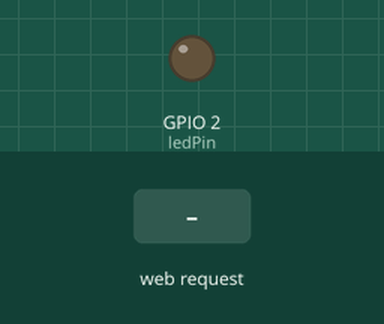
Simulated run of this program. Board: ESP32. On the bench: output pins drawn as LEDs (lit = HIGH). The inputs (shaded band) are chosen by the test bench. WiFi joins after 1.5 s; servers stay silent unless stated; what the program prints to the serial monitor is not drawn.

Above: at 2.7 s.
2.8 s: HTTP request GET /set?val=1 received
At 3.3 s:
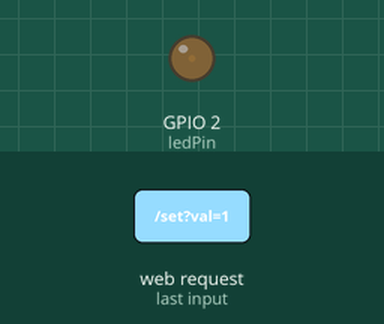
4.3 s: HTTP request GET /set?val=120 received
At 5.6 s:
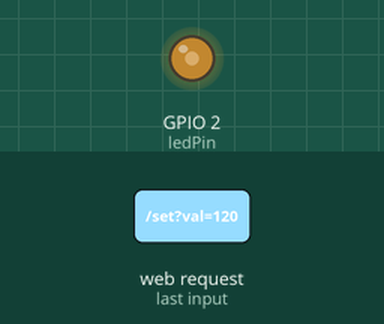
Timing chart, 0 to 7.3 s (numbered marks = the images above; inputs shaded):
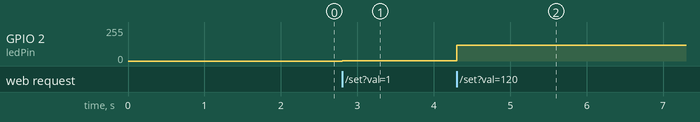

The program:

main.cpp
```cpp
#include <Arduino.h>
#include <WiFi.h>
#include <WebServer.h>

// Replace with your network credentials
const char* ssid = "Galaxy M214BA4";
const char* password = "123412346790";

// Start web server on standard HTTP port 80
WebServer server(80);

// Use the ESP32's built-in LED (usually GPIO 2)
const int ledPin = 2;

// PWM Configuration for ESP32
const int pwmFreq = 5000;
const int pwmChannel = 0;
const int pwmResolution = 8; // 8-bit resolution means values from 0 to 255

// Function to generate the HTML page with a slider
String getHtml() {
  String html = "<!DOCTYPE html><html>";
  html += "<head><meta name=\"viewport\" content=\"width=device-width, initial-scale=1\">";
  html += "<style>body{font-family: Arial, sans-serif; text-align: center; margin-top: 50px;}";
  html += "input[type=range] { width: 80%; margin: 30px 0; }</style></head>";
  html += "<body><h1>ESP32 Brightness Control</h1>";
  html += "<p>Brightness Level: <strong id=\"bval\">0</strong></p>";

  // The Slider (Range 0 to 255)
  html += "<input type=\"range\" min=\"0\" max=\"255\" value=\"0\" id=\"pwmSlider\" oninput=\"updateSlider(this.value)\">";

  // JavaScript to send the slider value to the ESP32 without reloading the page
  html += "<script>";
  html += "function updateSlider(val) {";
  html += "  document.getElementById('bval').innerText = val;";
  html += "  fetch('/set?val=' + val);"; // Sends a hidden HTTP request to the ESP32
  html += "}";
  html += "</script></body></html>";

  return html;
}

// Route: Homepage
void handleRoot() {
  server.send(200, "text/html", getHtml());
}

// Route: Handle Slider Updates
void handleSetBrightness() {
  if (server.hasArg("val")) {
    // Read the value sent by the JavaScript fetch request
    int brightness = server.arg("val").toInt();

    // Safety check to ensure the value stays within 0-255
    brightness = constrain(brightness, 0, 255);

    // Set the new brightness
    ledcWrite(pwmChannel, brightness);

    // Acknowledge the request
    server.send(200, "text/plain", "OK");
  } else {
    server.send(400, "text/plain", "Missing value");
  }
}

void setup() {
  Serial.begin(115200);

  // Configure ESP32 PWM
  ledcSetup(pwmChannel, pwmFreq, pwmResolution);
  ledcAttachPin(ledPin, pwmChannel);
  ledcWrite(pwmChannel, 0); // Start with LED off

  // Connect to Wi-Fi
  WiFi.begin(ssid, password);
  Serial.print("\nConnecting to Wi-Fi");

  while (WiFi.status() != WL_CONNECTED) {
    delay(500);
    Serial.print(".");
  }

  Serial.println("\nConnected!");
  Serial.print("ESP32 IP Address: ");
  Serial.println(WiFi.localIP());

  // Define server routing
  server.on("/", handleRoot);
  server.on("/set", handleSetBrightness); // New route for the slider

  server.begin();
  Serial.println("HTTP server started");
}

void loop() {
  // Listen for incoming client requests
  server.handleClient();
}
```

Measured:
- after the input at 2.8 s, GPIO 2 (ledPin): 0/255 → 1/255 at once
- after the input at 4.3 s, GPIO 2 (ledPin): 1/255 → 120/255 at once
